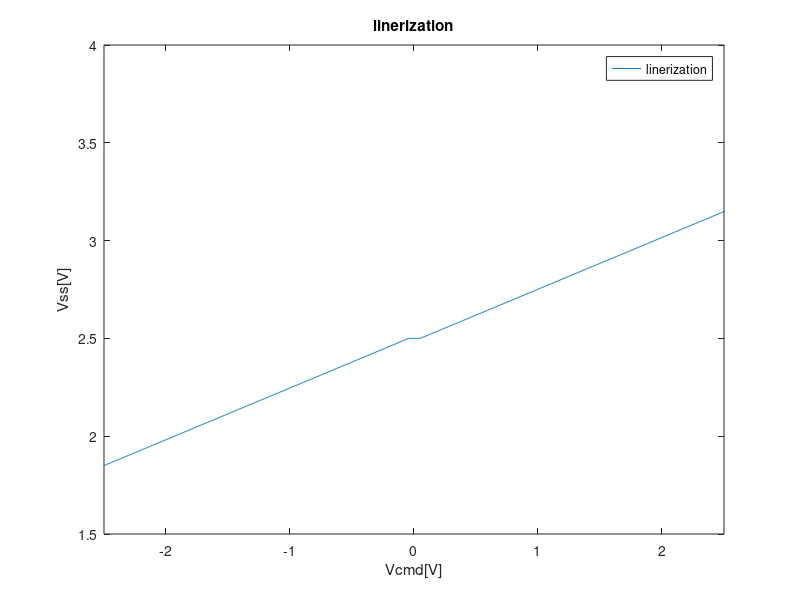

This figure's MATLAB source: (Note: this script raises an error after producing the figure.)
%% CCW

clear all ; close all; clc;

%data=load('Gyroout2.txt');
data2=load('liner.csv');
data3=load('motor.mat');

Vcmd=-2.5:0.005:5-0.005;

A1=(299.9439-3.2756)/(2.24-1.74);
B1=-A1*2.24;
C1=300/(2.5-0.05);
D1=-C1*(-0.05);

a1=C1/A1
b1=(D1-B1)/A1


A2=(302.889+2.5159)/(3.405-2.745);
B2=-A2*2.745;
C2=300/(2.5-0.05);
D2=-C2*(0.05);

a2=C2/A2
b2=(D2-B2)/A2

Vss=zeros(1500,1);

for i=1:length(Vcmd)
    if (Vcmd(i) < -2.5) 
        Vss(i) = 1.785;

    elseif (Vcmd(i) < -0.05) 
        Vss(i) = a2 .* Vcmd(i) + b1+0.261;

    elseif (Vcmd(i) >= -0.05 && Vcmd(i) < 0.05) 
        Vss(i) = 2.5;

    elseif (Vcmd(i) >= 0.05 ) 
        Vss(i) = a2 .* Vcmd(i)+ b2-0.245;

    elseif ( Vcmd(i) >= 2.5) 
        Vss(i) = 3.385;


    end
end
 
%subplot(2,1,1)
plot(Vcmd,Vss)
xlabel('Vcmd[V]'),ylabel('Vss[V]')
legend('linerization')
title('linerization')
xlim([-2.5 2.5])


% subplot(2,1,2)
% plot(data2(:,1),data2(:,2)/200*300)
% xlabel('Vcmd[V]'),ylabel('Gyro[W]')
% legend('Gyro')
% title('linerization')
% xlim([-2.5 2.5])

% figure(),
% plot(data(:,1),data(:,2))
% xlabel('Vcmd[V]'),ylabel('Gyro[W]')
% legend('Gyro')
% title('linerization')
% xlim([-2.5 2.5])


%%

clear all ; close all; clc;
t = -3.0 : 0.001: 5.0
N = length(t);
out = zores(N,1);

    if t <= -2.5
        out(c) =   1.7;  

    elseif t>-2.5  && t <= -2.45
      
        out(c) = (299.4703-0.37877)/(3.385-2.785)*(t-2.5) +1.7;

    elseif(t>-2.45 && t<=2.55)
         out(c) = 2.5;
 
    elseif(t >2.55 && t<=3.3 )
         out(c) = (299.4703-0.37877)/(3.385-2.785)
         
    elseif(t >3.3)
        out(c) = 3.3;
end
        
A=(299.4703-0.37877)/(3.385-2.785);
B=-A*2.785;
C=300/(2.5-0.05);
D=-C*(0.05);

a=C/A
b=(D-B)/A

